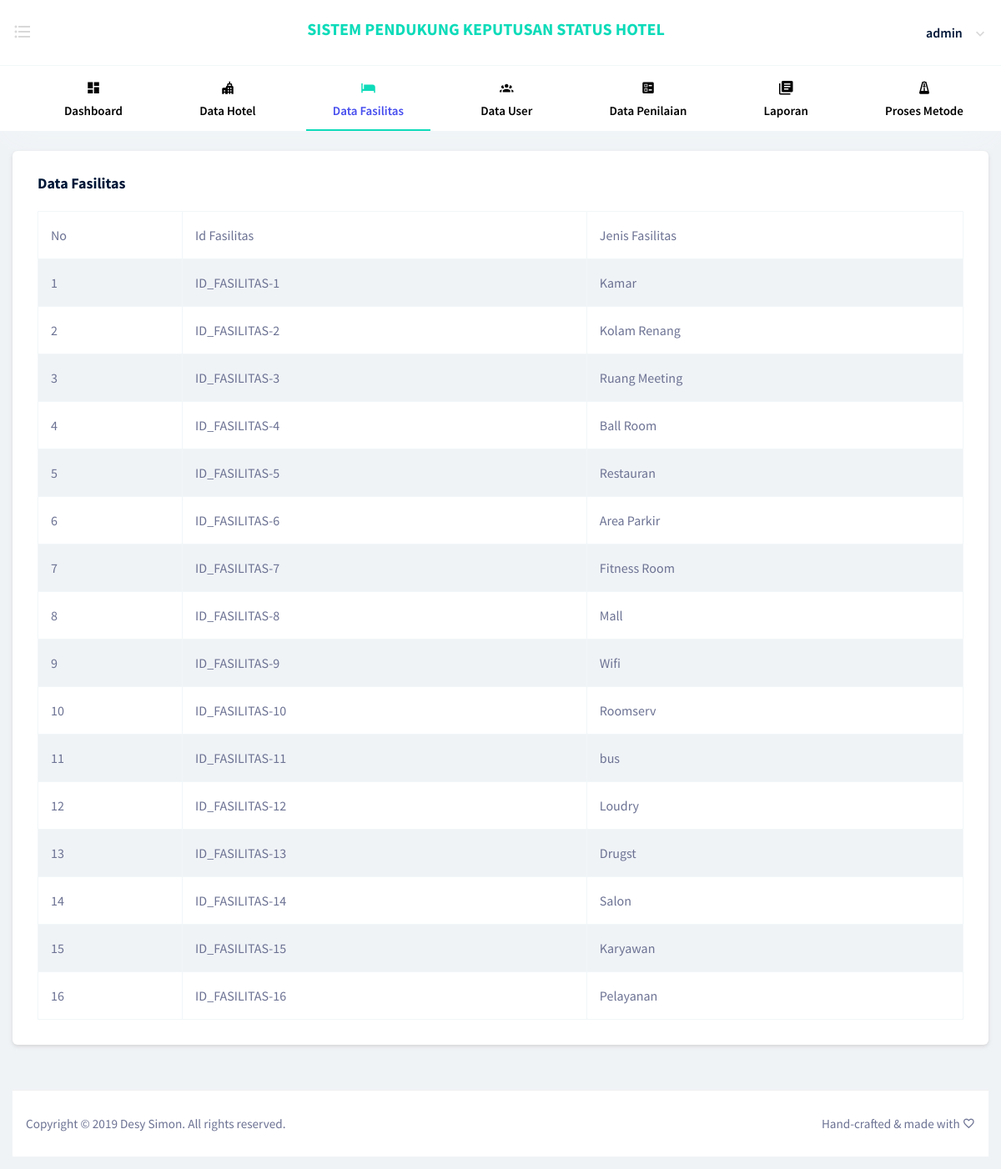
The page /views/admin/layout.php?content=data_fasilitas (signed in) on the database its author committed.
### tables this page shows
CREATE TABLE `tb_fasilitas` (
  `id_fasilitas` int(11) NOT NULL,
  `jenis_fasilitas` varchar(50) NOT NULL,
  `jenis` enum('fasilitas') NOT NULL,
  `penilaian` text NOT NULL
);

### views/admin/content/data_fasilitas.php (the view)
<div class="content-wrapper">
	<div class="row">
		<div class="col-lg-12 grid-margin stretch-card">
			<div class="card">
				<div class="card-body">
					<div class="row">
						<div class="col-lg-6">
							<h4 class="card-title">Data Fasilitas</h4>
						</div>
						<div class="col-lg-6 text-right">
						</div>
					</div>
					<div class="table-responsive">
						<table class="table table-bordered table-striped">
							<thead>
								<tr>
									<th>No</th>
									<th>Id Fasilitas</th>
									<th>Jenis Fasilitas</th>
								</tr>
							</thead>
							<tbody>
								<?php
								$no    = 1;
								$sql   = "SELECT * FROM tb_fasilitas";
								$query = mysqli_query($koneksi, $sql);
								while ($row = mysqli_fetch_array($query, MYSQLI_ASSOC)){
								?>
								<tr>
									<td><?php echo $no++; ?></td>
									<td><?php echo "ID_FASILITAS-".$row['id_fasilitas']; ?></td>
									<td><?php echo $row['jenis_fasilitas']; ?></td>
								</tr>
								<?php } ?>
							</tbody>
						</table>
					</div>
				</div>
			</div>
		</div>
	</div>
</div>

### rows shown on the page
tb_fasilitas: id_fasilitas "1", jenis_fasilitas "Kamar"
tb_fasilitas: id_fasilitas "2", jenis_fasilitas "Kolam Renang"
tb_fasilitas: id_fasilitas "3", jenis_fasilitas "Ruang Meeting"
tb_fasilitas: id_fasilitas "4", jenis_fasilitas "Ball Room"
tb_fasilitas: id_fasilitas "5", jenis_fasilitas "Restauran"
tb_fasilitas: id_fasilitas "6", jenis_fasilitas "Area Parkir"
tb_fasilitas: id_fasilitas "7", jenis_fasilitas "Fitness Room"
tb_fasilitas: id_fasilitas "8", jenis_fasilitas "Mall"
tb_fasilitas: id_fasilitas "9", jenis_fasilitas "Wifi"
tb_fasilitas: id_fasilitas "10", jenis_fasilitas "Roomserv"
tb_fasilitas: id_fasilitas "11", jenis_fasilitas "bus"
tb_fasilitas: id_fasilitas "12", jenis_fasilitas "Loudry"
tb_fasilitas: id_fasilitas "13", jenis_fasilitas "Drugst"
tb_fasilitas: id_fasilitas "14", jenis_fasilitas "Salon"
tb_fasilitas: id_fasilitas "15", jenis_fasilitas "Karyawan"
tb_fasilitas: id_fasilitas "16", jenis_fasilitas "Pelayanan"

### other values the page prints
$_SESSION["username"] "admin"
